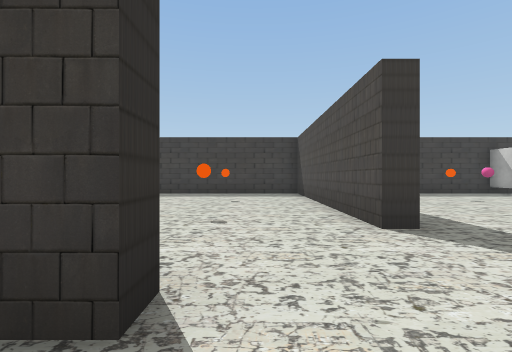
View 1 (above)

16 first-person views from a walk through a scene from a Unity 3-D project. The camera is 1.4 m above the floor, looks level and sees 85° across. The floor is counted in squares, 2 m on a side. Each view is taken from the middle of a square. On the plan, view 1 faces up. The plan holds only what a view shows up to about 9 squares ahead; the rest is blank. The place goes on beyond the plan. The player is left out. Some surface patterns are stand-ins.

View 2
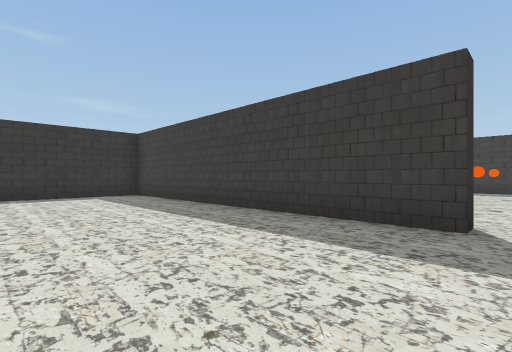

View 3
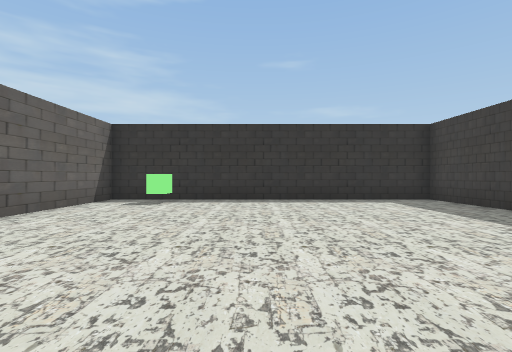

View 4
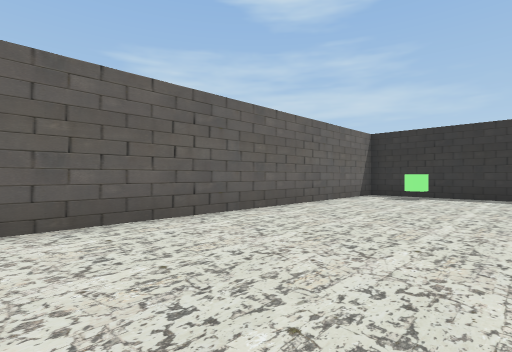

View 5
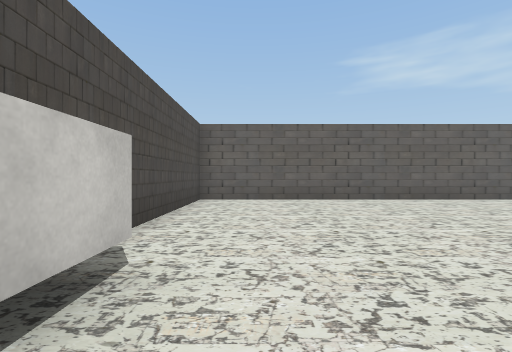

View 6
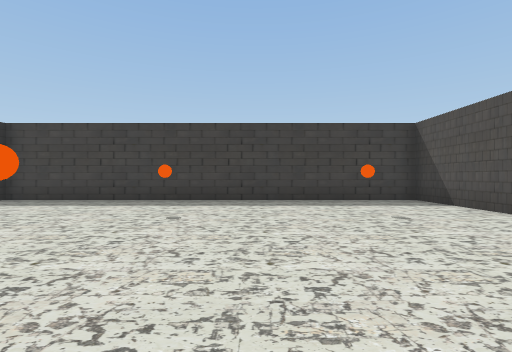

View 7
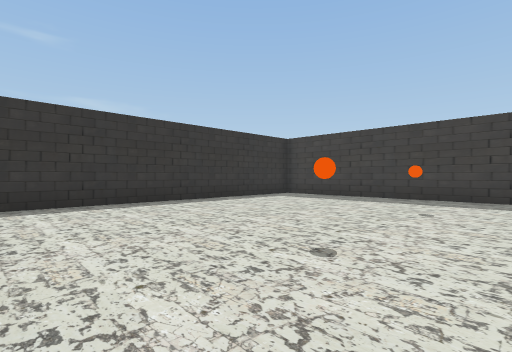

View 8
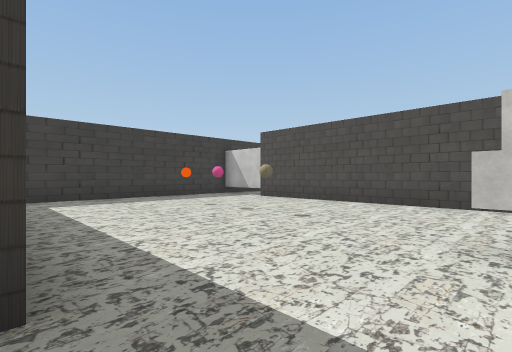

View 9
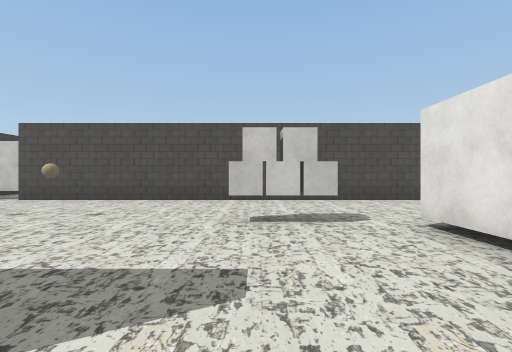

View 10
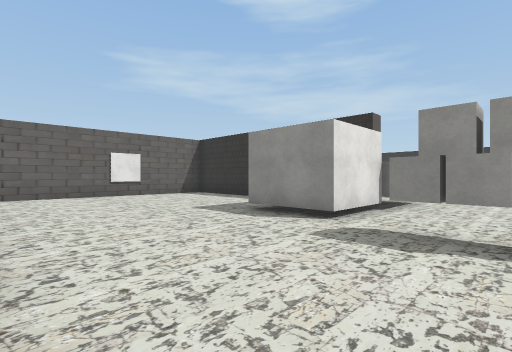

View 11
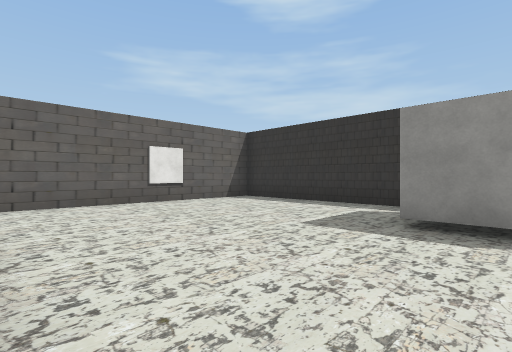

View 12
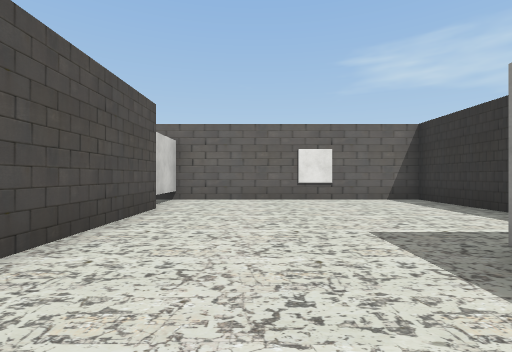

View 13
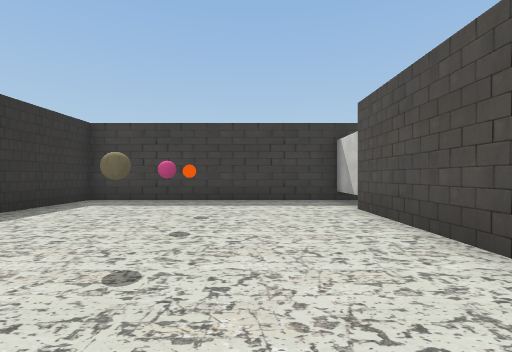

View 14
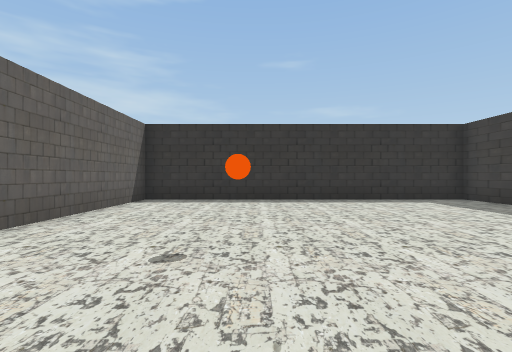

View 15
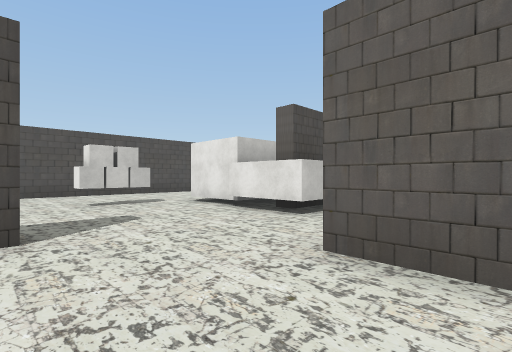

View 16
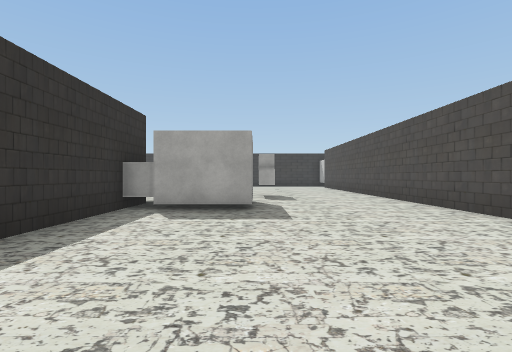

### Floor plan
Ten units are one square. View 1 is at (0, 0); x grows to the right and y downward. Boxes are objects, and circles mark ways between rooms. Rooms are numbered by the first view taken in them; rooms with no view inside come last. Other rooms are left out.
<svg viewBox="-108 -117 207 205">
<path fill="none" stroke="#000" d="M9 21 9 1M-6 -12 -103 -12 -103 83 17 83 17 38M17 14 17 8M22 -37 17 -37 17 -112 -103 -112 -103 -17 -55 -17M-20 -17 -6 -17 -6 -12M9 1 30 1M29 3 49 3 49 23 29 23M22 16 22 83 94 83 94 66M29 21 21 21M94 -90 94 -112 22 -112 22 -82M92 60 92 -90M17 8 22 8"/>
<rect x="-95" y="65" width="10" height="10" fill="#bbb"><title>green cube</title></rect>
<rect x="45" y="-25" width="10" height="20" fill="#bbb"><title>other object</title></rect>
<circle cx="0" cy="0" r="3" fill="#2a7"/>
<text x="-50" y="40">1</text>
<text x="10" y="-40">2</text>
</svg>
Room 1 opens to room 2.

Where each view was taken, in squares from view 1:
view 1: 0 up, 0 right, facing up
view 2: 3 down, 0 right, facing up-left
view 3: 4 down, 2 left, facing left
view 4: 4 down, 0 right, facing down-left
view 5: 0 up, 0 right, facing down
view 6: 3 up, 3 left, facing up
view 7: 2 up, 3 left, facing up-left
view 8: 2 up, 2 right, facing up-right
view 9: 2 up, 1 right, facing right
view 10: 2 up, 9 right, facing down-left
view 11: 1 down, 9 right, facing down-left
view 12: 0 up, 7 right, facing down
view 13: 3 up, 7 right, facing up
view 14: 5 up, 2 left, facing left
view 15: 4 up, 2 left, facing down-right
view 16: 8 down, 5 right, facing up
